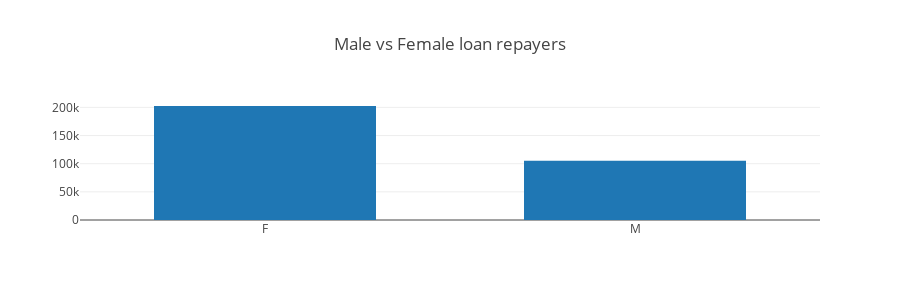

The cell this chart's notebook holds for it:
### Markdown cell above
# Male vs Female(Loan repayment)

### Code cell
B = train_data['CODE_GENDER'].value_counts()
C = B.drop('XNA')
labels = C.index
values = C.values

tr = go.Bar(x=labels,y = values,width = 0.6)
layout = go.Layout(title = 'Male vs Female Applicants', height = 300)
fig = go.Figure(data=[tr], layout=layout)
iplot(fig)

### Figure 1 — Plotly figure (JSON) as saved in the notebook; plotly's stock layout.template omitted (floating-point values rounded to 4 significant figures)
{"data": [{"type": "bar", "width": 0.6, "x": ["F", "M"], "y": [202448, 105059]}], "layout": {"height": 300, "title": "Male vs Female loan repayers"}}
